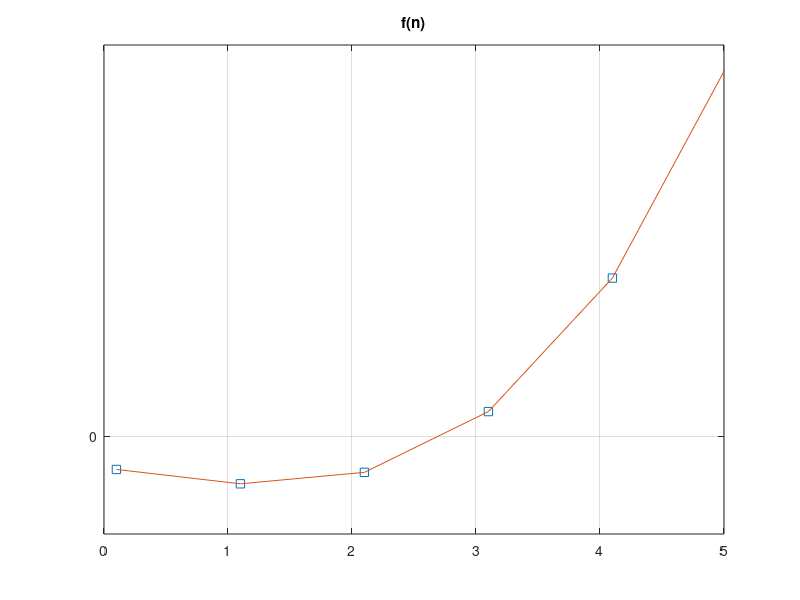

MATLAB code for this plot:
n=0.1:1:10;
f=power(n,3)-5*n-8;
figure(1)
subplot(1,1,1)
plot(n, f, 's', n, f)
axis([0 5 -25 100])
title('f(n)')
set(gca, 'XTick', [0:1:6])
set(gca, 'YTick', [0])
grid on


